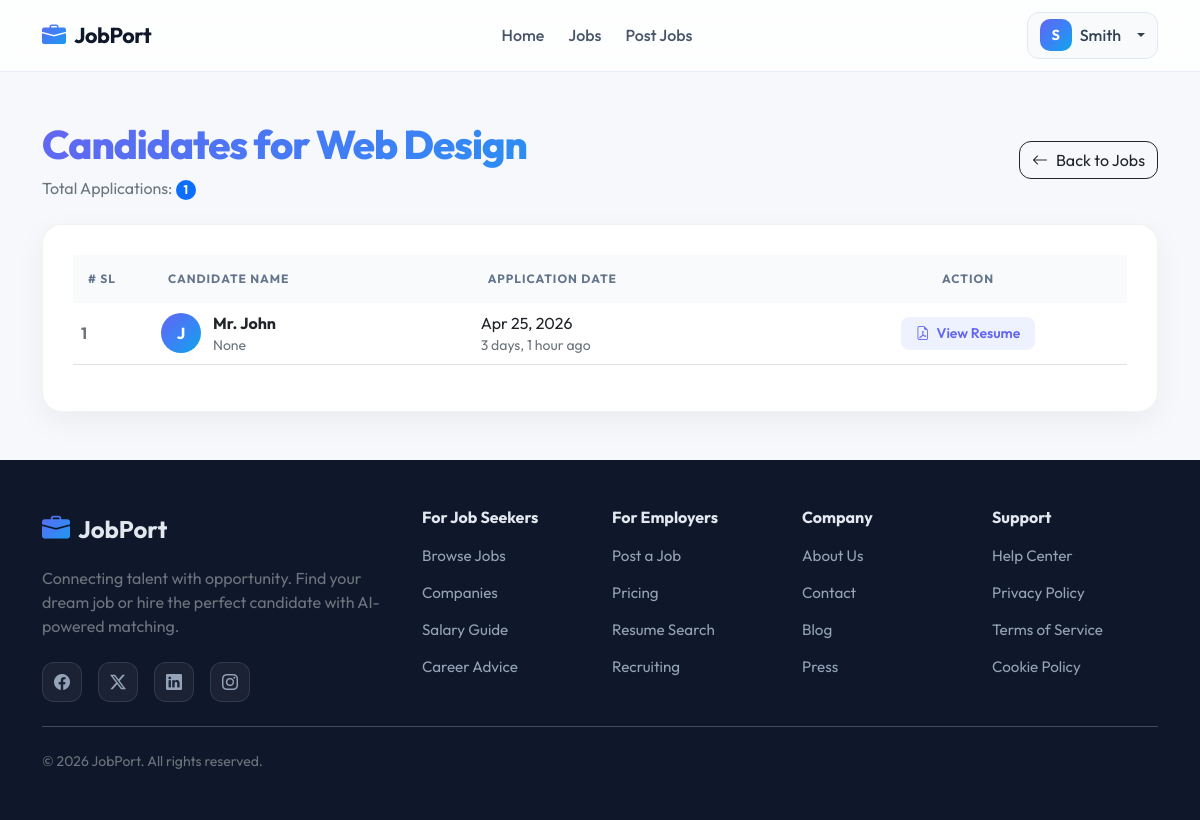
/candidates/1/ (signed in), run on the app's committed database.
### job_find/models.py (models this page shows, shortened)
class UserInfoModel(AbstractUser):
    USER_TYPE = [
        ('admin','Admin'),
        ('client', 'Client'),
        ('employee', 'Employee')
    ]
    display_name = models.CharField(max_length=255, blank=True)
    user_type = models.CharField(max_length=20, choices=USER_TYPE, default='employee')

class JobPostModel(models.Model):
    category = models.ForeignKey(
        CategoryModel,
        on_delete=models.CASCADE,
        default=1
    )
    job_title = models.CharField(max_length=100)
    company_name = models.CharField(max_length=100)
    job_description = models.TextField(blank=True)
    skill_set = models.TextField(null=True)
    salary_range = models.CharField(max_length=100, blank=True)
    created_at = models.DateTimeField(auto_now_add=True)
    updated_at = models.DateTimeField(auto_now=True)
    posted_by = models.ForeignKey(
        ClientProfileModel,
        on_delete=models.CASCADE,
        related_name='job_posts'
    )

class JobApplyModel(models.Model):
    applied_by = models.ForeignKey(
        UserProfileModel,
        on_delete=models.CASCADE,
        null=True
    )
    applied_job = models.ForeignKey(
        JobPostModel,
        on_delete=models.CASCADE,
        related_name='applications'
    )
    resume = models.FileField(upload_to='resume/', blank=True, null=True)
    applied_at = models.DateTimeField(auto_now_add=True)

class UserProfileModel(models.Model):
    user_info = models.OneToOneField(
        UserInfoModel,
        on_delete=models.CASCADE,
        related_name='user_profile'
    )
    email = models.EmailField(max_length=100, null=True)
    phone = models.CharField(max_length=20, blank=True)
    bio = models.TextField(blank=True)
    image = models.ImageField(upload_to='profile/', blank=True, null=True)

### job_find/views.py (the view)
# urls.py: path('candidates/<int:job_id>/', candidate_list, name='candidate_list'),
@login_required
def candidate_list(request, job_id):
    job_data = get_object_or_404(JobPostModel, id=job_id)
    if job_data.posted_by != request.user.client_profile:
        return redirect('job_list')
    candidate_data = JobApplyModel.objects.filter(applied_job=job_data)
    context = {
        'job': job_data,
        'candidate_data': candidate_data
    }
    return render(request, 'candidate_list.html', context)

### job_find/templates/candidate_list.html (shortened to what this page needs)
{% extends 'master/base.html' %}
{% block content %}
<div class="container py-5">
    <div class="row mb-4 align-items-center" data-aos="fade-down">
        <div class="col-md-8">
            <h1 class="page-title">Candidates for {{ job.job_title }}</h1>
            <p class="text-muted mb-0">Total Applications: <span class="badge bg-primary rounded-pill">{{ candidate_data.count }}</span></p>
        </div>
        <div class="col-md-4 text-md-end">
            <a href="{% url 'job_list' %}" class="btn btn-outline-dark" style="border-radius: 12px;">
                <i class="bi bi-arrow-left me-2"></i>Back to Jobs
            </a>
        </div>
    </div>
    <div class="table-container" data-aos="fade-up">
        <div class="table-responsive">
            <table class="table align-middle">
                <thead>
                    <tr>
                        <th># SL</th>
                        <th>Candidate Name</th>
                        <th>Application Date</th>
                        <th class="text-center">Action</th>
                    </tr>
                </thead>
                <tbody>
                    {% for data in candidate_data %}
                    <tr class="candidate-row">
                        <td class="fw-bold text-muted" style="width: 80px;">{{ forloop.counter }}</td>
                        <td>
                            <div class="d-flex align-items-center">
                                <div class="avatar-circle">
                                    {{ data.applied_by.user_info.username|first|upper }}
                                </div>
                                <div>
                                    <div class="fw-bold text-dark">{{ data.applied_by.user_info.display_name|default:data.applied_by.user_info.username }}</div>
                                    <div class="small text-muted">{{ data.applied_by.email }}</div>
                                </div>
                            </div>
                        </td>
                        <td>
                            <div class="text-dark">{{ data.applied_at|date:"M d, Y" }}</div>
                            <div class="small text-muted">{{ data.applied_at|timesince }} ago</div>
                        </td>
                        <td class="text-center">
                            {% if data.resume %}
                                <a href="{{ data.resume.url }}" class="btn btn-resume btn-sm" target="_blank">
                                    <i class="bi bi-file-earmark-pdf me-1"></i> View Resume
                                </a>
                            {% else %}
                                <span class="badge bg-light text-muted fw-normal">No Resume</span>
                            {% endif %}
                        </td>
                    </tr>
                    {% endfor %}
                </tbody>
            </table>
        </div>
    </div>
</div>
{% endblock %}

### job_find/templates/master/navbar.html (shortened to what this page needs)
<nav class="navbar navbar-expand-lg navbar-modern sticky-top">
  <div class="container">
    <a class="navbar-brand d-flex align-items-center gap-2" href="{% url 'home_page' %}">
      <i class="bi bi-briefcase-fill fs-4"></i>
      <span class="fw-bold">JobPort</span>
    </a>
    <div class="collapse navbar-collapse" id="navbarNav">
      <ul class="navbar-nav mx-auto">
        <li class="nav-item">
          <a class="nav-link {% if request.resolver_match.url_name == 'home_page' %}active{% endif %}" href="{% url 'home_page' %}">
            Home
          </a>
        </li>
        <li class="nav-item">
          <a class="nav-link" href="{% url 'job_list' %}">Jobs</a>
        </li>
        {% if request.user.is_authenticated %}
          {% if request.user.user_type == 'client' %}
            <li class="nav-item"><a class="nav-link" href="{% url 'job_post' %}">Post Jobs</a></li>
          {% else %}
            <li class="nav-item"><a class="nav-link" href="{% url 'applied_job_list' %}">Applied Jobs</a></li>
          {% endif %}
        {% endif %}
      </ul>
      <div class="d-flex align-items-center gap-2">
        {% if request.user.is_authenticated %}
          <div class="dropdown">
            <button class="btn btn-user dropdown-toggle d-flex align-items-center gap-2" type="button" data-bs-toggle="dropdown">
              <div class="user-avatar">
                {{ request.user.username|slice:":1"|upper }}
              </div>
              <span class="d-none d-md-inline">{{ request.user.username }}</span>
            </button>
          </div>
        {% else %}
          <a class="btn btn-link text-decoration-none fw-semibold px-3" href="{% url 'login_page' %}">Sign in</a>
          <a class="btn btn-gradient rounded-pill px-4" href="{% url 'register_page' %}">Get Started</a>
        {% endif %}
      </div>
    </div>
  </div>
</nav>

### job_find/templates/master/base.html (style rules this page uses)
:root { --brand-gradient: linear-gradient(135deg, #6366f1 0%, #3b82f6 50%, #0ea5e9 100%); --dark: #0f172a; }
body { font-family: 'Outfit', sans-serif; background: #f6f8fb; color: #1e293b; display: flex; flex-direction: column; min-height: 100vh; }
a { text-decoration: none; }

### job_find/templates/candidate_list.html (style rules this page uses)
.page-title { font-weight: 800; background: var(--brand-gradient); -webkit-background-clip: text; -webkit-text-fill-color: transparent; letter-spacing: -1px; }
.table-container { background: white; padding: 30px; border-radius: 20px; box-shadow: 0 10px 30px rgba(0, 0, 0, 0.05); border: 1px solid rgba(0,0,0,0.05); }
.table thead { background: #f8fafc; }
.table thead th { border: none; color: #64748b; font-weight: 700; text-transform: uppercase; font-size: 12px; letter-spacing: 1px; padding: 15px; }
.candidate-row { transition: 0.2s; }
.avatar-circle { width: 40px; height: 40px; background: var(--brand-gradient); color: white; display: flex; align-items: center; justify-content: center; border-radius: 50%; font-weight: 700; margin-right: 12px; }
.btn-resume { background: #eef2ff; color: #6366f1; border: none; font-weight: 600; border-radius: 8px; padding: 6px 15px; transition: 0.3s; }

### job_find/templates/master/navbar.html (style rules this page uses)
:root { --brand-gradient: linear-gradient(135deg, #6366f1 0%, #3b82f6 50%, #0ea5e9 100%); }
.navbar-modern { background: rgba(255, 255, 255, 0.8); backdrop-filter: blur(12px); -webkit-backdrop-filter: blur(12px); border-bottom: 1px solid rgba(226, 232, 240, 0.8); padding: 0.75rem 0; font-family: 'Outfit', sans-serif; transition: all 0.3s ease; }
.navbar-brand i { background: var(--brand-gradient); -webkit-background-clip: text; -webkit-text-fill-color: transparent; }
.navbar-brand span { font-size: 1.35rem; letter-spacing: -0.02em; color: #0f172a; }
.navbar-nav .nav-link { color: #475569; font-weight: 500; padding: 0.5rem 1rem; margin: 0 0.25rem; border-radius: 10px; transition: all 0.2s ease; }
.btn-user { background: #f8fafc; border: 1.5px solid #e2e8f0; border-radius: 12px; padding: 0.4rem 0.75rem; color: #334155; font-weight: 500; }
.btn-user::after { margin-left: 0.5rem; }
.user-avatar { width: 32px; height: 32px; background: var(--brand-gradient); color: white; border-radius: 10px; display: flex; align-items: center; justify-content: center; font-weight: 700; font-size: 0.9rem; }

### data on the page
UserInfoModel: user.username "S", user.username "Smith"
JobPostModel: job_title "Web Design"
JobApplyModel: applied_by.user_info.username|first "J", applied_by.user_info.display_name "Mr. John", applied_by.email "None", applied_at "Apr 25, 2026", applied_at "3 days, 1 hour"

### other printed values
{{ candidate_data.count }} "1"
